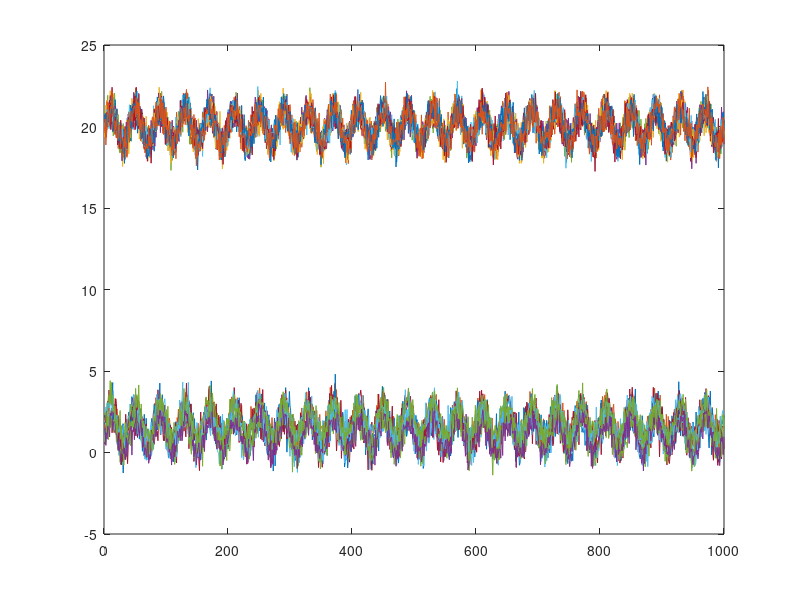

This chart was generated by the following MATLAB code: (Note: this script raises an error after producing the figure.)
number_of_sensors=5;
number_of_states=6
global N_e R_matrix meas_horizon C
RR=0.64
QQ=100000

RR_1=0.5
RR_2=0.5
RR_3=0.5
RR_4=0.5
RR_5=0.5

QQ = QQ*eye(number_of_states,number_of_states);


R_1=RR_1*eye(number_of_states,number_of_states);


R_2=RR_2*eye(number_of_states,number_of_states);
R_3=RR_3*eye(number_of_states,number_of_states);
R_4=RR_4*eye(number_of_states,number_of_states);
R_5=RR_5*eye(number_of_states,number_of_states);

%R_sembel=[R_1,R_2,R_3,R_4,R_5]'
% [tag1 state 1; tag1 state2; tag1 state3;....tag 2 state1....tag6 state 6]
R_matrix=diag([RR_1,RR_1,RR_1,RR_1,RR_1,RR_1,RR_2,RR_2,RR_2,RR_2,RR_2,RR_2,RR_3,RR_3,RR_3,RR_3,RR_3,RR_3,RR_4,RR_4,RR_4,RR_4,RR_4,RR_4,RR_5,RR_5,RR_5,RR_5,RR_5,RR_5])
%R_matrix=diag([0.5,RR_1,RR_1,RR_1,RR_1,RR_1,10,RR_2,RR_2,RR_2,RR_2,RR_2,4,RR_3,RR_3,RR_3,RR_3,RR_3,RR_4,RR_4,RR_4,RR_4,RR_4,RR_4,RR_5,RR_5,RR_5,RR_5,RR_5,RR_5])
C1=eye(number_of_states,number_of_states);
C=repmat(C1,number_of_sensors,1);

A=eye(number_of_states);

N=1000;

x1 =  sin(5*linspace(0, 10, N)*pi)';
x2 =  sin(5*linspace(0, 10, N)*pi)';
x3 =  sin(5*linspace(0, 10, N)*pi)';
x4 =  sin(5*linspace(0, 10, N)*pi)';
x5 =  sin(5*linspace(0, 10, N)*pi)';
x6 =  sin(5*linspace(0, 10, N)*pi)';

x=[x1, x2,x3,x4,x5,x6]';
size(x)



noise_1_1=normrnd(1,RR_1,[1,N]);
noise_2_1=normrnd(2,RR_2,[1,N]);
noise_3_1=normrnd(20,RR_3,[1,N]);
noise_4_1=normrnd(20,RR_4,[1,N]);
noise_5_1=normrnd(20,RR_5,[1,N]);
noise_6_1=normrnd(20,RR_5,[1,N]);

noise_tag_1=[noise_1_1;noise_2_1;noise_3_1;noise_4_1;noise_5_1;noise_6_1];


noise_1_2=normrnd(1,RR_1,[1,N]);
noise_2_2=normrnd(2,RR_2,[1,N]);
noise_3_2=normrnd(20,RR_3,[1,N]);
noise_4_2=normrnd(20,RR_4,[1,N]);
noise_5_2=normrnd(20,RR_5,[1,N]);
noise_6_2=normrnd(20,RR_5,[1,N]);

noise_tag_2=[noise_1_2;noise_2_2;noise_3_2;noise_4_2;noise_5_2;noise_6_2];

noise_1_3=normrnd(1,RR_1,[1,N]);
noise_2_3=normrnd(2,RR_2,[1,N]);
noise_3_3=normrnd(20,RR_3,[1,N]);
noise_4_3=normrnd(20,RR_4,[1,N]);
noise_5_3=normrnd(20,RR_5,[1,N]);
noise_6_3=normrnd(20,RR_5,[1,N]);

noise_tag_3=[noise_1_3;noise_2_3;noise_3_3;noise_4_3;noise_5_3;noise_6_3];


noise_1_4=normrnd(1,RR_1,[1,N]);
noise_2_4=normrnd(2,RR_2,[1,N]);
noise_3_4=normrnd(20,RR_3,[1,N]);
noise_4_4=normrnd(20,RR_4,[1,N]);
noise_5_4=normrnd(20,RR_5,[1,N]);
noise_6_4=normrnd(20,RR_5,[1,N]);

noise_tag_4=[noise_1_4;noise_2_4;noise_3_4;noise_4_4;noise_5_4;noise_6_4];



noise_1_5=normrnd(1,RR_1,[1,N]);
noise_2_5=normrnd(2,RR_2,[1,N]);
noise_3_5=normrnd(20,RR_3,[1,N]);
noise_4_5=normrnd(20,RR_4,[1,N]);
noise_5_5=normrnd(20,RR_5,[1,N]);
noise_6_5=normrnd(20,RR_5,[1,N]);

noise_tag_5=[noise_1_5;noise_2_5;noise_3_5;noise_4_5;noise_5_5;noise_6_5];












noise=[noise_tag_1;noise_tag_2;noise_tag_3;noise_tag_4;noise_tag_5];



xx=repmat(x,[number_of_sensors,1]);

measurements=xx+noise;

plot(measurements');


P=1*eye(6);
x_est=x(:,1);
x_mhe=x(:,1);
PP=[];

X_EST=[];
X_MHE=[];
N_e=4;
for i=1:N
z=measurements(:,i);
[x_est,P]=kalman_fuser(x_est,A,C,P,QQ,R_matrix,z);

if(i>N_e)
meas_horizon=measurements(:,i-N_e:i);
x_mhe=mhe(x_mhe);
X_MHE=[X_MHE x_mhe];
end    


X_EST=[X_EST x_est];
PP(:,:,i)=P;

end

plot_kalman_results(X_EST,measurements)


function x_mhe=mhe(x_mhe)



[x_mhe,fval] = fmincon(@JJ,x_mhe,[],[]);

end

function [x_est,P]=kalman_fuser(x_est,A,C,P,QQ,R_matrix,z)
x_est = A* x_est;
P = A * P * A' + QQ;
y=z-C*x_est;
K = P * C' / (C * P * C' + R_matrix);
x_est = x_est + K * y;
P = (eye(size(A)) - K * C) * P;

end


function plot_kalman_results(X_EST,measurements)
plot(X_EST(:,:)')
figure
hold on
plot(measurements(1,:))
plot(measurements(2,:))
plot(measurements(3,:))
plot(measurements(4,:))
plot(measurements(5,:))
end


function cost=JJ(x_mhe)
global N_e R_matrix meas_horizon C
cost=0;
for i=1:N_e

    %x = xlim*dt*
    measure_temp=meas_horizon(:,i);
    cost=cost+(C*x_mhe-measure_temp)'*1*(C*x_mhe-measure_temp);
end
end